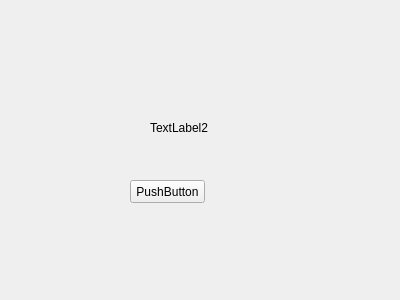
<?xml version="1.0" encoding="UTF-8"?>
<ui version="4.0">
 <class>Form</class>
 <widget class="QWidget" name="Form">
  <property name="geometry">
   <rect>
    <x>0</x>
    <y>0</y>
    <width>400</width>
    <height>300</height>
   </rect>
  </property>
  <property name="windowTitle">
   <string>Form</string>
  </property>
  <widget class="QLabel" name="label">
   <property name="geometry">
    <rect>
     <x>150</x>
     <y>120</y>
     <width>101</width>
     <height>16</height>
    </rect>
   </property>
   <property name="text">
    <string>TextLabel2</string>
   </property>
  </widget>
  <widget class="QPushButton" name="pushButton_2">
   <property name="geometry">
    <rect>
     <x>130</x>
     <y>180</y>
     <width>75</width>
     <height>23</height>
    </rect>
   </property>
   <property name="text">
    <string>PushButton</string>
   </property>
  </widget>
 </widget>
 <resources/>
 <connections/>
</ui>
